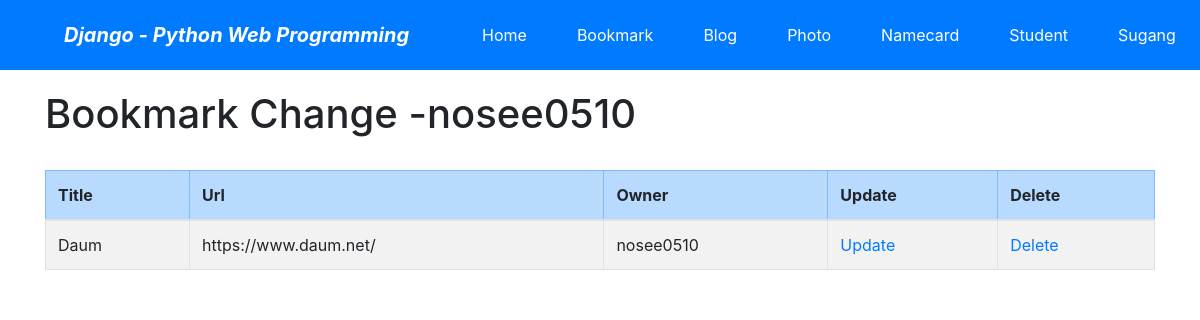
The app's page /bookmark/change/ (signed in) with its own data.
### bookmark/models.py (models this page shows, shortened)
class Bookmark(models.Model):
    title = models.CharField('TITLE', max_length=100, blank=True)
    url = models.URLField('URL', unique=True)
    owner = models.ForeignKey(User, on_delete=models.CASCADE, blank=True, null=True)

### bookmark/views.py (the view)
# urls.py: path('change/', views.BookmarkChangeLV.as_view(), name="change"),
class BookmarkChangeLV(LoginRequiredMixin, ListView):
    template_name = 'bookmark/bookmark_change_list.html'
    def get_queryset(self):
        return Bookmark.objects.filter(owner=self.request.user)

### bookmark/templates/bookmark/bookmark_change_list.html (shortened to what this page needs)
{% extends "base.html" %}
{% block content %}
<h1>Bookmark Change -{{user}}</h1>
<br>
<table class="table table-bordered table-condensed table-striped">
    <thead>
        <tr class="table-primary">
            <th>Title</th>
            <th>Url</th>
            <th>Owner</th>
            <th>Update</th>
            <th>Delete</th>
        </tr>
    </thead>
    <tbody>
    {% for item in object_list %}
    <tr>
        <td>{{ item.title }}</td>
        <td>{{ item.url }}</td>
        <td>{{ item.owner }}</td>
        <td><a href="{% url 'bookmark:update' item.id %}">Update</a></td>
        <td><a href="{% url 'bookmark:delete' item.id %}">Delete</a></td>
    </tr>
    {% endfor %}
    </tbody>
</table>
{% endblock %}

### records on screen
Bookmark: title "Daum", url "https://www.daum.net/", owner "nosee0510"

### other values on screen
{{ user }} "nosee0510"
